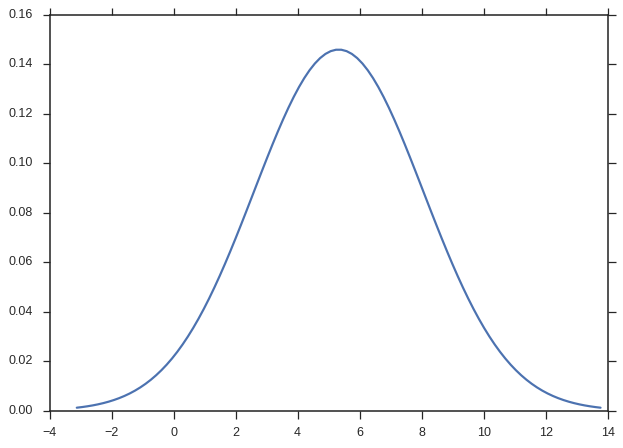

Python code for this plot:
paramnormal.utils.seed(0)
data = paramnormal.activity.random('normal', μ=5.4, σ=2.5, shape=(37))
ax = paramnormal.activity.plot('normal', data=data)
